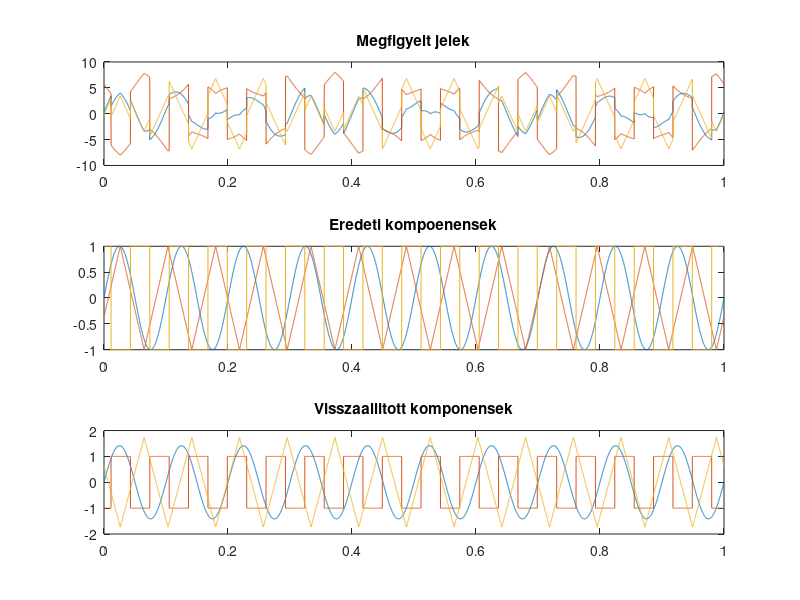

MATLAB code to generate this figure:
clear all;
clc;

%% JELEK GENERALASA
C=3; % komponensek szama
t=0:1e-4:1;
S=[sin(2*pi*10*t) ; sawtooth(2*pi*13*t+1,0.5) ; square(2*pi*16*t+2)]; % forrasok
A=[3 2 1 ; -1 -2 5 ; 0 5.1 1.7]; % keveromatrix
X=A*S; % megfigyelt jelek

%% FEHERITES
cov(X')
V=sqrtm(cov(X'))\(X-mean(X,2)*ones(1,size(X,2)));
cov(V') % ez mar diagonalis

%% INDEPENDENT COMPONENT ANALYSIS (FastICA)
B=zeros(C,C);
for c=1:C
    rng(1234,'twister'); % megismetelhetoseg miatt
    w=rand(C,1); % random inicializalas
    w=w-B*B'*w; % elozo vetuletek levonasa
    w=w/norm(w); % normalas
    for ii=1:10
        ev=zeros(size(w));
        for k=1:size(X,2); ev=ev+V(:,k)*(w'*V(:,k))^3; end; ev=ev/size(X,2); % E{v(w'v)^3}
        wnew=(ev-3*w); % w[k]=E{v(w[k-1]'v)^3}-3w[k-1]
        wnew=wnew-B*B'*wnew; % elozo vetuletek levonasa
        wnew=wnew/norm(wnew); % normalas
        if abs(wnew'*w)>0.995 % konvergalt
            w=wnew;
            B(:,c)=w;
            fprintf('Konvergencia %d lepesben.\n',ii)
            break;
        end
        w=wnew;
    end
end

%% ABRAZOLAS
figure(1);
subplot(3,1,1);
plot(t,X');
title('Megfigyelt jelek');
subplot(3,1,2);
plot(t,S');
title('Eredeti kompoenensek');
subplot(3,1,3);
plot(t,B'*V);
title('Visszaallitott komponensek');
